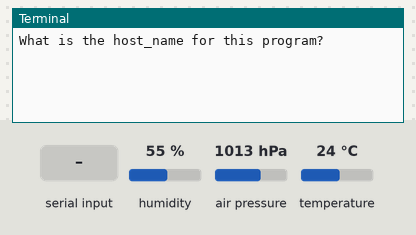
The program below on a simulated Raspberry Pi (BCM pin numbers). On the bench: the last lines printed to the terminal. The inputs (shaded band) are chosen by the test bench; at power-on: humidity 55 %, air pressure 1013 hPa, temperature 24 °C. Files the program writes start out absent; databases and web services accept everything at once and return nothing; files that are not in the repository are absent; the clock reads 2024-03-15 10:24:30 at power-on unless the program sets it.

Above: at 1.2 s.
1.3 s: "5" typed at the terminal, then Enter
At 1.6 s:
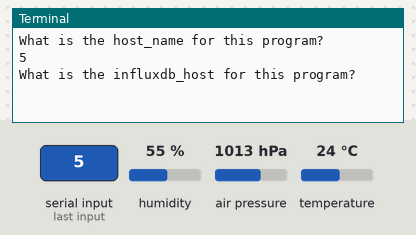
2.8 s: "90" typed at the terminal, then Enter
At 4.0 s:
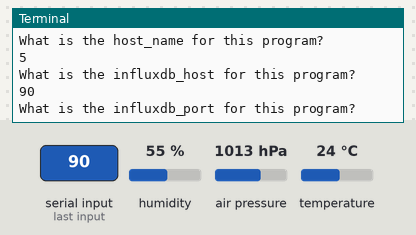
4.3 s: "200" typed at the terminal, then Enter
At 5.1 s:
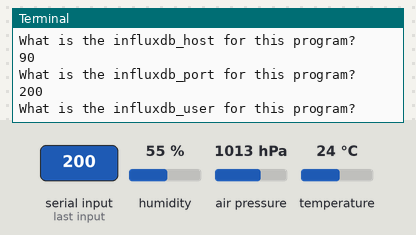
5.8 s: "1" typed at the terminal, then Enter
At 6.3 s:
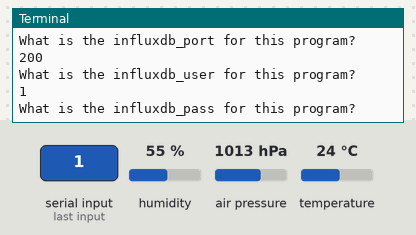
7.3 s: "0" typed at the terminal, then Enter
At 8.5 s:
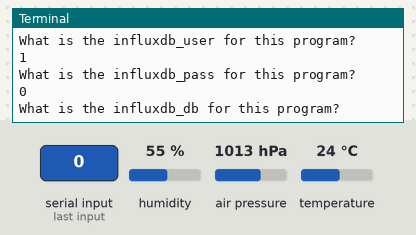
8.8 s: "5" typed at the terminal, then Enter
At 9.8 s:
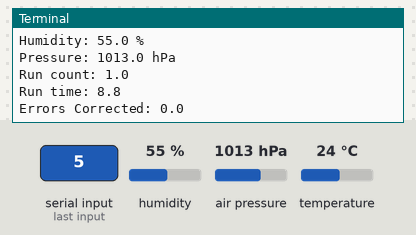
Timing chart, 0 to 11.3 s (numbered marks = the images above; inputs shaded):
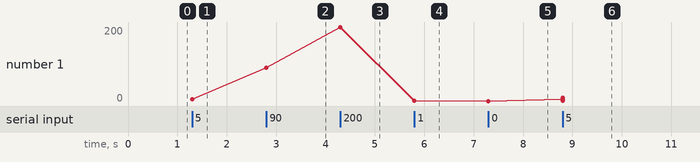

The program:

bmemain.py
```python
#!/usr/bin/env python
# BMEmain Script
# V .5 - MySQL, April 2020
# V 1.0 - InfluxDB, May 2020
# V 1.5 - Modularity, to be called in other programs.  Feb 2021

# Want to do
# Improve readability, improve robustness
import time
import board
import busio
import adafruit_bme280
from influxdb import InfluxDBClient
from datetime import datetime

time_between_reads = .5
time_between_reads_0 = 0  # For when this file gets imported
start_time = time.time()
credentials = ['host_name', 'influxdb_host', 'influxdb_port', 'influxdb_user', 'influxdb_pass', 'influxdb_db']
built_in_credentials = False
credentials_file = "credentials.txt"
i2c = busio.I2C(board.SCL, board.SDA)
bme280 = adafruit_bme280.Adafruit_BME280_I2C(i2c)


def temp_read():  # read temperature, return float with 3 decimal places
    fake_degrees = bme280.temperature
    bme_degrees = (fake_degrees * 1.8) + 32
    return bme_degrees


def humidity_read():  # read humidity, return float with 3 decimal places
    bme_humidity = bme280.humidity
    return bme_humidity


def press_read():  # read pressure, return float with 3 decimal places
    bme_pascals = bme280.pressure
    return bme_pascals


def credentials_setup():
    global credentials
    global credentials_file
    try:
        with open(credentials_file) as f:
            credentials = f.read().splitlines()
    except OSError:
        credentials_file_open = open(credentials_file, 'w')
        spot = 0
        for value in credentials:
            input_value = input("What is the " + value + " for this program? ")
            credentials[spot] = input_value
            credentials_file_open.write(input_value + '\n')
            spot += 1


def write_to_influx(temperature, humidity, pressure, run_count, run_time, errors_corrected, influx_credentials):
    host_name, influxdb_host, influxdb_port, influxdb_user, influxdb_pass, influxdb_db = influx_credentials
    bme280_data = [
        {
            "measurement": "bme280",
            "tags": {
                "host": host_name
            },
            "fields": {
                "temperature": float(temperature),
                "humidity": float(humidity),
                "pressure": float(pressure),
                "errorscorrected": float(errors_corrected),
                "readruncount": float(run_count),
                "readruntime": float(run_time)
            }
        }
    ]
    print(run_time)
    print((run_count))
    try:
        client = InfluxDBClient(influxdb_host, influxdb_port, influxdb_user, influxdb_pass, influxdb_db)

        client.write_points(bme280_data)
    except:
        print("Error encountered BME, waiting for next pass to try again")


def bme280_check_script(credentials):
    global credentials_file
    global time_between_reads
    bme280.sea_level_pressure = 1013.25
    # This should help to set basic parameters for what to expect to help weed out bad results
    old_temp = 75
    old_humidity = 50
    old_pressure = 1005
    errors_corrected = 0
    run_count = 0
    run_loop = True
    while run_loop is True:

        temp_temp = temp_read()
        temp_humidity = humidity_read()
        temp_pressure = press_read()

        # This should weed out bad results
        # This will make sure that it is run once to establish a baseline, and then scale from there
        if run_count > 0:

            if abs(temp_temp - old_temp) > 5 * time_between_reads:
                temperature = old_temp
                errors_corrected = errors_corrected + 1  # count errors
            else:
                temperature = temp_temp
                old_temp = temp_temp  # allow for results to scale
            if abs(temp_humidity - old_humidity) > 25 * time_between_reads:
                humidity = old_humidity
                errors_corrected = errors_corrected + 1
            else:
                humidity = temp_humidity
                old_humidity = humidity
            if abs(temp_pressure - old_pressure) > 10 * time_between_reads:
                pressure = old_pressure
                errors_corrected = errors_corrected + 1
            else:
                pressure = temp_pressure
                old_pressure = temp_pressure

        else:
            temperature = temp_temp
            old_temp = temp_temp
            humidity = temp_humidity
            old_humidity = temp_humidity
            pressure = temp_pressure
            old_pressure = temp_pressure


        # this section will count how many times the script has run
        # and will then calculate the amount of seconds it has been running

        run_count = run_count + 1
        run_time = time.time() - start_time

        write_to_influx(temperature, humidity, pressure, run_count, run_time, errors_corrected, credentials)


        print("\nTemperature: %0.1f F" % temperature)
        print("Humidity: %0.1f %%" % humidity)
        print("Pressure: %0.1f hPa" % pressure)
        print("Run count: %0.1f" % run_count)
        print("Run time: %0.1f" % run_time)
        print("Errors Corrected: %0.1f" % errors_corrected)
        # print("Altitude = %0.2f meters" % bme280.altitude)
        if __name__ == "__main__":
            time.sleep(60 * time_between_reads)
        else:
            run_loop = False
            return temperature, humidity

def bme_main():
    global credentials
    if built_in_credentials is True:
        credentials = credentials
    else:
        credentials_setup()
    bme280_check_script(credentials)


def main():
    bme_main()


if __name__ == "__main__":
    main()
```

Measured:
- after the input at 1.3 s, the terminal: prints a new line at once (image 1)
- after the input at 2.8 s, the terminal: prints a new line at once (image 2)
- after the input at 4.3 s, the terminal: prints a new line at once (image 3)
- after the input at 5.8 s, the terminal: prints a new line at once (image 4)
- after the input at 7.3 s, the terminal: prints a new line at once (image 5)
- after the input at 8.8 s, the terminal: prints a new line at once (image 6)
- plotted number 1: 5 → 90 after the input at 2.8 s, 90 → 200 after the input at 4.3 s, 200 → 1 after the input at 5.8 s, 1 → 0 after the input at 7.3 s
